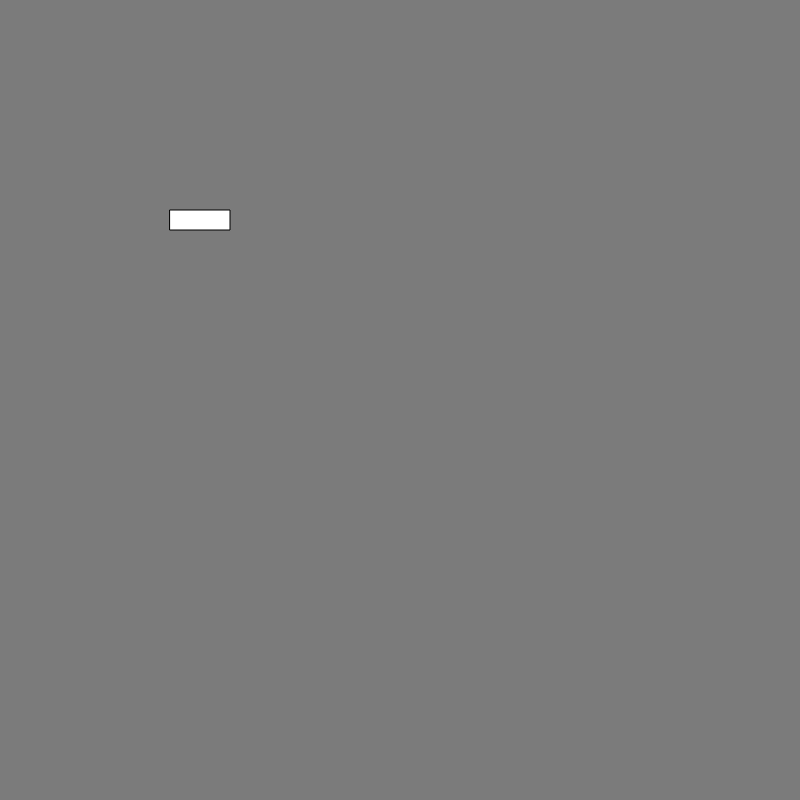
Frame 1 (no input)
Frame 60 (no input): identical to frame 1, image omitted
Frame 120 (the mouse pressed at the canvas centre since frame 60): identical to frame 1, image omitted

The p5.js sketch that drew this single still picture (run headless with seeded random() and noise() and a simulated clock; from frame 60 on, the mouse is pressed at the canvas centre):

// p5.js sketch
// ── sketch.js
class Car
{
    constructor ( pos )
    {
        this.pos = pos;
        this.a = 0;

        this.len = 60;
        this.wid = 20;

        this.forces = [];

        this.velocity = createVector ( 0, 0 );
    }

    display ()
    {
        push ();
        translate ( this.pos.x, this.pos.y );
        rotate ( this.a );
        rect ( -(this.len/2), (this.wid/2), this.len, this.wid );
        pop ();
    }

    update ()
    {
        if ( keyIsDown ( UP_ARROW ) )
        {
            this.accelerate ( 1 );
        }

        if ( keyIsDown ( DOWN_ARROW ) )
        {
            this.accelerate ( -1 );
        }

        if ( keyIsDown ( RIGHT_ARROW ) )
        {
            this.steer ( 1 );
        }

        if ( keyIsDown ( LEFT_ARROW ) )
        {
            this.steer ( -1 );
        }

        this.resolveForces ();

        if ( this.velocity.mag () < 0.05 )
            this.velocity.mult ( 0 );
    }

    addForce ( f )
    {
        this.forces.push ( f );
    }

    resolveForces ()
    {
        let acc = createVector ( 0, 0 );

        this.forces.forEach ( ( f ) =>
        {
            acc.add ( f );
        });

        this.forces = [];

        this.velocity.add ( acc );

        this.velocity.limit ( 3 );

        this.pos.add ( this.velocity );
    }

    accelerate ( dir )
    {
        let f = createVector ( 1*dir, 0 );

        f.mult ( 0.1 );

        f.rotate ( this.a );

        this.addForce ( f );

    }

    steer ( dir )
    {
        if ( this.velocity.mag () > 0.5 )
        {
            this.a += 0.01 * dir;
            this.velocity.rotate ( dir* 0.01);
        }
    }

}

let car;

function setup() 
{
    createCanvas(800, 800);

    car = new Car ( createVector ( 200, 200 ) );
}

function draw() 
{
    background ( 123 );
    car.update ();
    car.display ();
}
